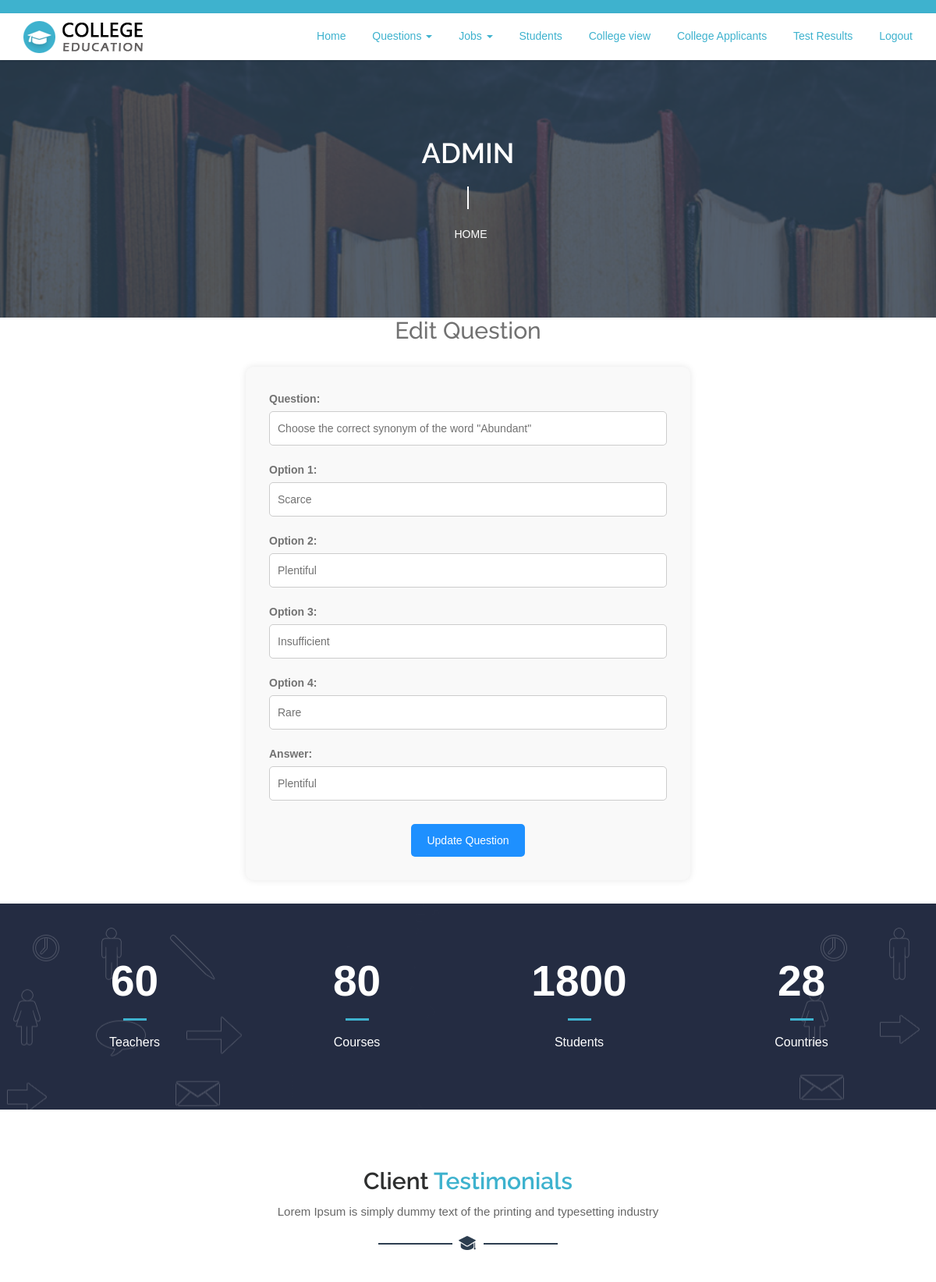
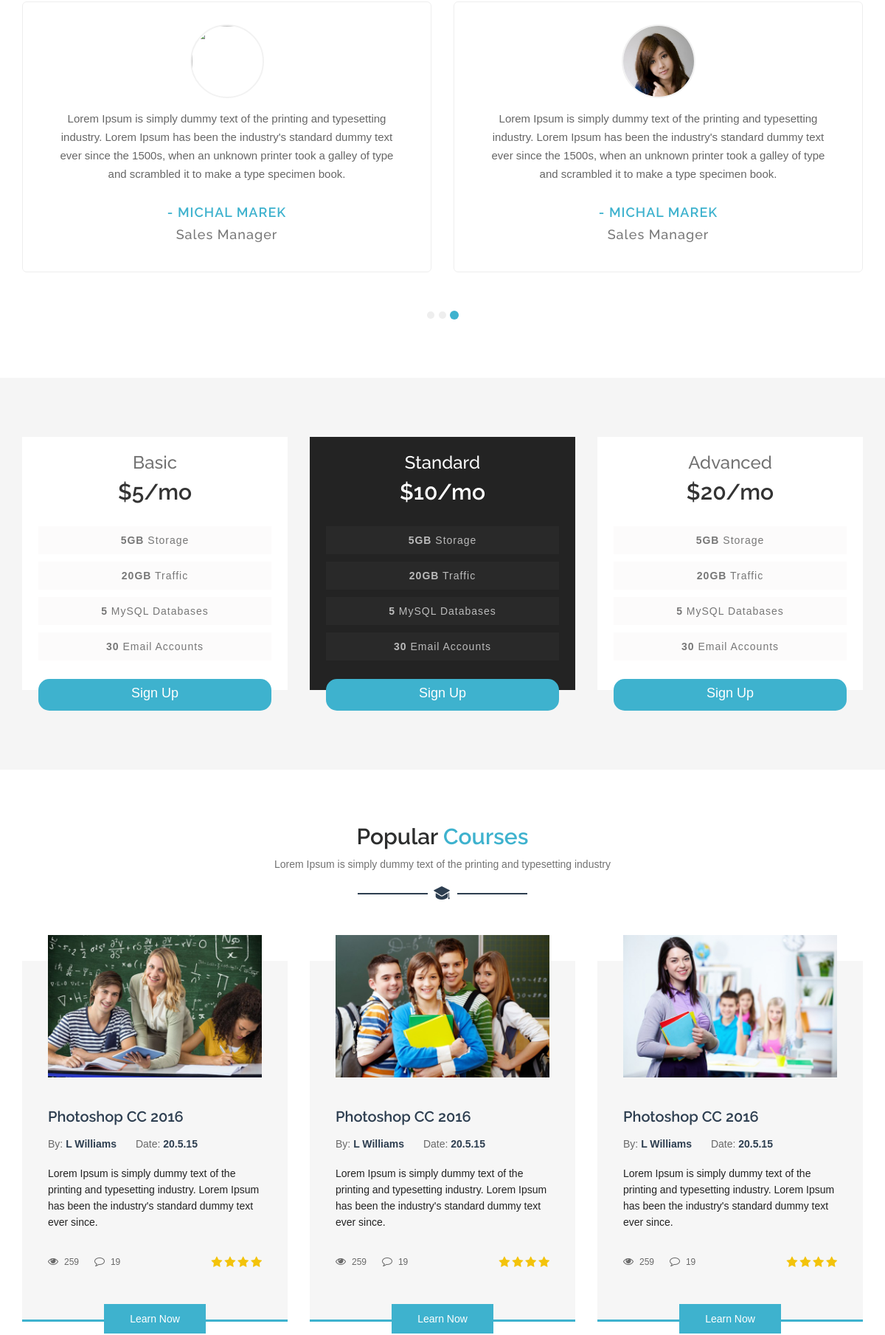
Page /edit_question/2 (upper part) on the committed database (2 pictures, top to bottom).
### myapp/models.py (models this page shows)
class Question(models.Model):
    question = models.CharField(max_length=50, null=True)
    option1 = models.CharField(max_length=10, null=True)
    option2 = models.CharField(max_length=10, null=True)
    option3 = models.CharField(max_length=10, null=True)
    option4 = models.CharField(max_length=10, null=True)
    answer = models.CharField(max_length=10, null=True)

### myapp/views.py (the view, shortened to what this page needs)
def edit_question(request, id):
    question = get_object_or_404(
        Question,
        id=id
    )
    return render(
        request,
        "admin/edit_question.html",
        {"question": question}
    )

### templates/admin/edit_question.html (shortened to what this page needs)
{% extends 'admin/common.html' %}
{% block content %}
<main class="main" style="padding: 30px; min-height: 100vh;">
    <h2 style="text-align:center; margin-bottom: 30px;">Edit Question</h2>
    <form method="POST" style="width: 50%; margin: auto; background-color: #f9f9f9; padding: 30px; border-radius: 10px; box-shadow: 0 0 10px rgba(0,0,0,0.1);">
        <label style="font-weight: bold;">Question:</label>
        <input type="text" name="question" value="{{ question.question }}" required style="width: 100%; padding: 10px; margin-bottom: 20px; border: 1px solid #ccc; border-radius: 5px;">
        <label style="font-weight: bold;">Option 1:</label>
        <input type="text" name="option1" value="{{ question.option1 }}" required style="width: 100%; padding: 10px; margin-bottom: 20px; border: 1px solid #ccc; border-radius: 5px;">
        <label style="font-weight: bold;">Option 2:</label>
        <input type="text" name="option2" value="{{ question.option2 }}" required style="width: 100%; padding: 10px; margin-bottom: 20px; border: 1px solid #ccc; border-radius: 5px;">
        <label style="font-weight: bold;">Option 3:</label>
        <input type="text" name="option3" value="{{ question.option3 }}" required style="width: 100%; padding: 10px; margin-bottom: 20px; border: 1px solid #ccc; border-radius: 5px;">
        <label style="font-weight: bold;">Option 4:</label>
        <input type="text" name="option4" value="{{ question.option4 }}" required style="width: 100%; padding: 10px; margin-bottom: 20px; border: 1px solid #ccc; border-radius: 5px;">
        <label style="font-weight: bold;">Answer:</label>
        <input type="text" name="answer" value="{{ question.answer }}" required style="width: 100%; padding: 10px; margin-bottom: 30px; border: 1px solid #ccc; border-radius: 5px;">
        <div style="text-align: center;">
            <button type="submit" style="padding: 10px 20px; background-color: dodgerblue; color: white; border: none; border-radius: 5px; cursor: pointer;">
                Update Question
            </button>
        </div>
    </form>
</main>
{% endblock %}

### static/css/style.css (style rules this page uses)
* { margin: 0; padding: 0; }
body { font-family: 'Open Sans', sans-serif; font-size: 14px; line-height: 1.57143; font-weight: 400; color: #727272; }
h1, h2, h3, h4, h5, h6 { font-family: 'Raleway', sans-serif; margin-top: 0; }
body { font-family: Arial; }
* { box-sizing: border-box; }

### rows in the picture
Question: question "Choose the correct synonym of the word \"Abundant\"", option1 "Scarce", option2 "Plentiful", option3 "Insufficient", option4 "Rare", answer "Plentiful"
